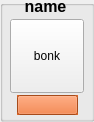
<?xml version="1.0" encoding="UTF-8"?>
<ui version="4.0">
 <class>TodGroupBox</class>
 <widget class="QGroupBox" name="TodGroupBox">
  <property name="geometry">
   <rect>
    <x>0</x>
    <y>0</y>
    <width>94</width>
    <height>122</height>
   </rect>
  </property>
  <property name="windowTitle">
   <string/>
  </property>
  <property name="title">
   <string/>
  </property>
  <widget class="QGroupBox" name="groupBox_7">
   <property name="geometry">
    <rect>
     <x>0</x>
     <y>0</y>
     <width>101</width>
     <height>121</height>
    </rect>
   </property>
   <property name="title">
    <string/>
   </property>
   <property name="flat">
    <bool>true</bool>
   </property>
   <widget class="QLabel" name="label_40">
    <property name="geometry">
     <rect>
      <x>10</x>
      <y>0</y>
      <width>71</width>
      <height>16</height>
     </rect>
    </property>
    <property name="sizePolicy">
     <sizepolicy hsizetype="Maximum" vsizetype="Preferred">
      <horstretch>0</horstretch>
      <verstretch>0</verstretch>
     </sizepolicy>
    </property>
    <property name="font">
     <font>
      <family>Helvetica Neue</family>
      <pointsize>12</pointsize>
      <weight>75</weight>
      <bold>true</bold>
     </font>
    </property>
    <property name="text">
     <string>name</string>
    </property>
    <property name="alignment">
     <set>Qt::AlignBottom|Qt::AlignHCenter</set>
    </property>
   </widget>
   <widget class="QToolButton" name="toolButton_16">
    <property name="geometry">
     <rect>
      <x>10</x>
      <y>19</y>
      <width>74</width>
      <height>74</height>
     </rect>
    </property>
    <property name="autoFillBackground">
     <bool>true</bool>
    </property>
    <property name="text">
     <string>bonk</string>
    </property>
    <property name="icon">
     <iconset resource="myresources.qrc">
      <normaloff>:/images/demo-light-off.png</normaloff>:/images/demo-light-off.png</iconset>
    </property>
    <property name="iconSize">
     <size>
      <width>64</width>
      <height>64</height>
     </size>
    </property>
   </widget>
   <widget class="QToolButton" name="buttonBusyColorSpot_8">
    <property name="geometry">
     <rect>
      <x>17</x>
      <y>95</y>
      <width>61</width>
      <height>20</height>
     </rect>
    </property>
    <property name="sizePolicy">
     <sizepolicy hsizetype="Maximum" vsizetype="Fixed">
      <horstretch>0</horstretch>
      <verstretch>0</verstretch>
     </sizepolicy>
    </property>
    <property name="minimumSize">
     <size>
      <width>50</width>
      <height>20</height>
     </size>
    </property>
    <property name="palette">
     <palette>
      <active>
       <colorrole role="WindowText">
        <brush brushstyle="SolidPattern">
         <color alpha="255">
          <red>0</red>
          <green>0</green>
          <blue>0</blue>
         </color>
        </brush>
       </colorrole>
       <colorrole role="Button">
        <brush brushstyle="SolidPattern">
         <color alpha="255">
          <red>232</red>
          <green>105</green>
          <blue>38</blue>
         </color>
        </brush>
       </colorrole>
       <colorrole role="Light">
        <brush brushstyle="SolidPattern">
         <color alpha="255">
          <red>255</red>
          <green>176</green>
          <blue>135</blue>
         </color>
        </brush>
       </colorrole>
       <colorrole role="Midlight">
        <brush brushstyle="SolidPattern">
         <color alpha="255">
          <red>243</red>
          <green>140</green>
          <blue>86</blue>
         </color>
        </brush>
       </colorrole>
       <colorrole role="Dark">
        <brush brushstyle="SolidPattern">
         <color alpha="255">
          <red>116</red>
          <green>52</green>
          <blue>19</blue>
         </color>
        </brush>
       </colorrole>
       <colorrole role="Mid">
        <brush brushstyle="SolidPattern">
         <color alpha="255">
          <red>155</red>
          <green>70</green>
          <blue>25</blue>
         </color>
        </brush>
       </colorrole>
       <colorrole role="Text">
        <brush brushstyle="SolidPattern">
         <color alpha="255">
          <red>0</red>
          <green>0</green>
          <blue>0</blue>
         </color>
        </brush>
       </colorrole>
       <colorrole role="BrightText">
        <brush brushstyle="SolidPattern">
         <color alpha="255">
          <red>255</red>
          <green>255</green>
          <blue>255</blue>
         </color>
        </brush>
       </colorrole>
       <colorrole role="ButtonText">
        <brush brushstyle="SolidPattern">
         <color alpha="255">
          <red>0</red>
          <green>0</green>
          <blue>0</blue>
         </color>
        </brush>
       </colorrole>
       <colorrole role="Base">
        <brush brushstyle="SolidPattern">
         <color alpha="255">
          <red>255</red>
          <green>255</green>
          <blue>255</blue>
         </color>
        </brush>
       </colorrole>
       <colorrole role="Window">
        <brush brushstyle="SolidPattern">
         <color alpha="255">
          <red>232</red>
          <green>105</green>
          <blue>38</blue>
         </color>
        </brush>
       </colorrole>
       <colorrole role="Shadow">
        <brush brushstyle="SolidPattern">
         <color alpha="255">
          <red>0</red>
          <green>0</green>
          <blue>0</blue>
         </color>
        </brush>
       </colorrole>
       <colorrole role="AlternateBase">
        <brush brushstyle="SolidPattern">
         <color alpha="255">
          <red>243</red>
          <green>180</green>
          <blue>146</blue>
         </color>
        </brush>
       </colorrole>
       <colorrole role="ToolTipBase">
        <brush brushstyle="SolidPattern">
         <color alpha="255">
          <red>255</red>
          <green>255</green>
          <blue>220</blue>
         </color>
        </brush>
       </colorrole>
       <colorrole role="ToolTipText">
        <brush brushstyle="SolidPattern">
         <color alpha="255">
          <red>0</red>
          <green>0</green>
          <blue>0</blue>
         </color>
        </brush>
       </colorrole>
      </active>
      <inactive>
       <colorrole role="WindowText">
        <brush brushstyle="SolidPattern">
         <color alpha="255">
          <red>0</red>
          <green>0</green>
          <blue>0</blue>
         </color>
        </brush>
       </colorrole>
       <colorrole role="Button">
        <brush brushstyle="SolidPattern">
         <color alpha="255">
          <red>232</red>
          <green>105</green>
          <blue>38</blue>
         </color>
        </brush>
       </colorrole>
       <colorrole role="Light">
        <brush brushstyle="SolidPattern">
         <color alpha="255">
          <red>255</red>
          <green>176</green>
          <blue>135</blue>
         </color>
        </brush>
       </colorrole>
       <colorrole role="Midlight">
        <brush brushstyle="SolidPattern">
         <color alpha="255">
          <red>243</red>
          <green>140</green>
          <blue>86</blue>
         </color>
        </brush>
       </colorrole>
       <colorrole role="Dark">
        <brush brushstyle="SolidPattern">
         <color alpha="255">
          <red>116</red>
          <green>52</green>
          <blue>19</blue>
         </color>
        </brush>
       </colorrole>
       <colorrole role="Mid">
        <brush brushstyle="SolidPattern">
         <color alpha="255">
          <red>155</red>
          <green>70</green>
          <blue>25</blue>
         </color>
        </brush>
       </colorrole>
       <colorrole role="Text">
        <brush brushstyle="SolidPattern">
         <color alpha="255">
          <red>0</red>
          <green>0</green>
          <blue>0</blue>
         </color>
        </brush>
       </colorrole>
       <colorrole role="BrightText">
        <brush brushstyle="SolidPattern">
         <color alpha="255">
          <red>255</red>
          <green>255</green>
          <blue>255</blue>
         </color>
        </brush>
       </colorrole>
       <colorrole role="ButtonText">
        <brush brushstyle="SolidPattern">
         <color alpha="255">
          <red>0</red>
          <green>0</green>
          <blue>0</blue>
         </color>
        </brush>
       </colorrole>
       <colorrole role="Base">
        <brush brushstyle="SolidPattern">
         <color alpha="255">
          <red>255</red>
          <green>255</green>
          <blue>255</blue>
         </color>
        </brush>
       </colorrole>
       <colorrole role="Window">
        <brush brushstyle="SolidPattern">
         <color alpha="255">
          <red>232</red>
          <green>105</green>
          <blue>38</blue>
         </color>
        </brush>
       </colorrole>
       <colorrole role="Shadow">
        <brush brushstyle="SolidPattern">
         <color alpha="255">
          <red>0</red>
          <green>0</green>
          <blue>0</blue>
         </color>
        </brush>
       </colorrole>
       <colorrole role="AlternateBase">
        <brush brushstyle="SolidPattern">
         <color alpha="255">
          <red>243</red>
          <green>180</green>
          <blue>146</blue>
         </color>
        </brush>
       </colorrole>
       <colorrole role="ToolTipBase">
        <brush brushstyle="SolidPattern">
         <color alpha="255">
          <red>255</red>
          <green>255</green>
          <blue>220</blue>
         </color>
        </brush>
       </colorrole>
       <colorrole role="ToolTipText">
        <brush brushstyle="SolidPattern">
         <color alpha="255">
          <red>0</red>
          <green>0</green>
          <blue>0</blue>
         </color>
        </brush>
       </colorrole>
      </inactive>
      <disabled>
       <colorrole role="WindowText">
        <brush brushstyle="SolidPattern">
         <color alpha="255">
          <red>116</red>
          <green>52</green>
          <blue>19</blue>
         </color>
        </brush>
       </colorrole>
       <colorrole role="Button">
        <brush brushstyle="SolidPattern">
         <color alpha="255">
          <red>232</red>
          <green>105</green>
          <blue>38</blue>
         </color>
        </brush>
       </colorrole>
       <colorrole role="Light">
        <brush brushstyle="SolidPattern">
         <color alpha="255">
          <red>255</red>
          <green>176</green>
          <blue>135</blue>
         </color>
        </brush>
       </colorrole>
       <colorrole role="Midlight">
        <brush brushstyle="SolidPattern">
         <color alpha="255">
          <red>243</red>
          <green>140</green>
          <blue>86</blue>
         </color>
        </brush>
       </colorrole>
       <colorrole role="Dark">
        <brush brushstyle="SolidPattern">
         <color alpha="255">
          <red>116</red>
          <green>52</green>
          <blue>19</blue>
         </color>
        </brush>
       </colorrole>
       <colorrole role="Mid">
        <brush brushstyle="SolidPattern">
         <color alpha="255">
          <red>155</red>
          <green>70</green>
          <blue>25</blue>
         </color>
        </brush>
       </colorrole>
       <colorrole role="Text">
        <brush brushstyle="SolidPattern">
         <color alpha="255">
          <red>116</red>
          <green>52</green>
          <blue>19</blue>
         </color>
        </brush>
       </colorrole>
       <colorrole role="BrightText">
        <brush brushstyle="SolidPattern">
         <color alpha="255">
          <red>255</red>
          <green>255</green>
          <blue>255</blue>
         </color>
        </brush>
       </colorrole>
       <colorrole role="ButtonText">
        <brush brushstyle="SolidPattern">
         <color alpha="255">
          <red>116</red>
          <green>52</green>
          <blue>19</blue>
         </color>
        </brush>
       </colorrole>
       <colorrole role="Base">
        <brush brushstyle="SolidPattern">
         <color alpha="255">
          <red>232</red>
          <green>105</green>
          <blue>38</blue>
         </color>
        </brush>
       </colorrole>
       <colorrole role="Window">
        <brush brushstyle="SolidPattern">
         <color alpha="255">
          <red>232</red>
          <green>105</green>
          <blue>38</blue>
         </color>
        </brush>
       </colorrole>
       <colorrole role="Shadow">
        <brush brushstyle="SolidPattern">
         <color alpha="255">
          <red>0</red>
          <green>0</green>
          <blue>0</blue>
         </color>
        </brush>
       </colorrole>
       <colorrole role="AlternateBase">
        <brush brushstyle="SolidPattern">
         <color alpha="255">
          <red>232</red>
          <green>105</green>
          <blue>38</blue>
         </color>
        </brush>
       </colorrole>
       <colorrole role="ToolTipBase">
        <brush brushstyle="SolidPattern">
         <color alpha="255">
          <red>255</red>
          <green>255</green>
          <blue>220</blue>
         </color>
        </brush>
       </colorrole>
       <colorrole role="ToolTipText">
        <brush brushstyle="SolidPattern">
         <color alpha="255">
          <red>0</red>
          <green>0</green>
          <blue>0</blue>
         </color>
        </brush>
       </colorrole>
      </disabled>
     </palette>
    </property>
    <property name="autoFillBackground">
     <bool>true</bool>
    </property>
    <property name="text">
     <string/>
    </property>
    <property name="popupMode">
     <enum>QToolButton::InstantPopup</enum>
    </property>
    <property name="autoRaise">
     <bool>false</bool>
    </property>
   </widget>
  </widget>
 </widget>
 <resources>
  <include location="myresources.qrc"/>
 </resources>
 <connections/>
</ui>
